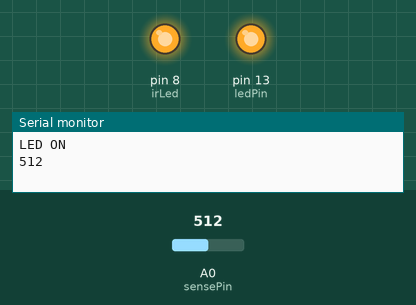
This sketch was run on a simulated Arduino Uno, built with avr-gcc and run on an emulated ATmega328P. Shown: output pins drawn as LEDs (lit = HIGH), the last lines printed to the serial monitor. The inputs (shaded band) are chosen by the test bench; at power-on: A0 (sensePin) = 512.

Above: at 0.1 s.
At 1.1 s:
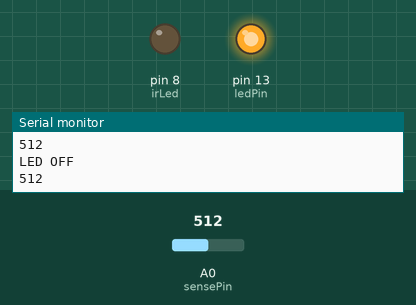
Timing chart, 0 to 2.6 s (numbered marks = the images above):
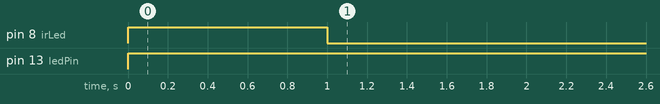

Measured:
- by itself, pin 8 (irLed): HIGH → LOW at 1.0 s
- by itself, pin 13 (ledPin): LOW → HIGH at 0.00 s

The sketch:

ch10.ino
```cpp
int sensePin = 0;
int irLed = 8;
int ledPin = 13;

void setup() {
  analogReference(DEFAULT);
  Serial.begin(9600);
  pinMode(irLed,OUTPUT);
  pinMode(ledPin,OUTPUT);
  digitalWrite(irLed,HIGH);
  digitalWrite(ledPin,LOW);
  //pinMode(sensePin,INPUT);
}

void loop() {
  int val;
  digitalWrite(ledPin,HIGH);
  val=analogRead(sensePin);
  Serial.println("LED ON");
  Serial.println(val);
  delay(1000);
  digitalWrite(irLed,LOW);
  val=analogRead(sensePin);
  Serial.println("LED OFF");
  Serial.println(val);
  delay(1000);

}
```
